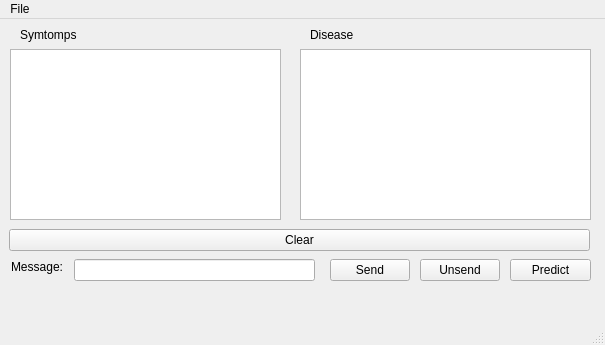
<?xml version="1.0" encoding="UTF-8"?>
<ui version="4.0">
 <class>ChatMainWindow</class>
 <widget class="QMainWindow" name="ChatMainWindow">
  <property name="geometry">
   <rect>
    <x>0</x>
    <y>0</y>
    <width>605</width>
    <height>345</height>
   </rect>
  </property>
  <property name="windowTitle">
   <string>Qt D-Bus Chat</string>
  </property>
  <widget class="QWidget" name="centralwidget">
   <widget class="QPushButton" name="predictButton">
    <property name="geometry">
     <rect>
      <x>510</x>
      <y>240</y>
      <width>81</width>
      <height>22</height>
     </rect>
    </property>
    <property name="sizePolicy">
     <sizepolicy hsizetype="Minimum" vsizetype="Fixed">
      <horstretch>0</horstretch>
      <verstretch>0</verstretch>
     </sizepolicy>
    </property>
    <property name="toolTip">
     <string>Sends a message to other people</string>
    </property>
    <property name="whatsThis">
     <string/>
    </property>
    <property name="text">
     <string>Predict</string>
    </property>
   </widget>
   <widget class="QPushButton" name="unSendButton">
    <property name="geometry">
     <rect>
      <x>420</x>
      <y>240</y>
      <width>80</width>
      <height>22</height>
     </rect>
    </property>
    <property name="sizePolicy">
     <sizepolicy hsizetype="Minimum" vsizetype="Fixed">
      <horstretch>0</horstretch>
      <verstretch>0</verstretch>
     </sizepolicy>
    </property>
    <property name="toolTip">
     <string>Sends a message to other people</string>
    </property>
    <property name="whatsThis">
     <string/>
    </property>
    <property name="text">
     <string>Unsend</string>
    </property>
   </widget>
   <widget class="QTextBrowser" name="diseaseHistory">
    <property name="geometry">
     <rect>
      <x>300</x>
      <y>30</y>
      <width>291</width>
      <height>171</height>
     </rect>
    </property>
    <property name="acceptDrops">
     <bool>false</bool>
    </property>
    <property name="toolTip">
     <string>Messages sent and received from other users</string>
    </property>
    <property name="acceptRichText">
     <bool>true</bool>
    </property>
   </widget>
   <widget class="QPushButton" name="clearButton">
    <property name="geometry">
     <rect>
      <x>9</x>
      <y>210</y>
      <width>581</width>
      <height>22</height>
     </rect>
    </property>
    <property name="sizePolicy">
     <sizepolicy hsizetype="Minimum" vsizetype="Fixed">
      <horstretch>0</horstretch>
      <verstretch>0</verstretch>
     </sizepolicy>
    </property>
    <property name="toolTip">
     <string>Sends a message to other people</string>
    </property>
    <property name="whatsThis">
     <string/>
    </property>
    <property name="text">
     <string>Clear</string>
    </property>
   </widget>
   <widget class="QLabel" name="label_2">
    <property name="geometry">
     <rect>
      <x>20</x>
      <y>0</y>
      <width>261</width>
      <height>31</height>
     </rect>
    </property>
    <property name="text">
     <string>Symtomps</string>
    </property>
    <property name="buddy">
     <cstring>messageLineEdit</cstring>
    </property>
   </widget>
   <widget class="QLabel" name="label_3">
    <property name="geometry">
     <rect>
      <x>310</x>
      <y>0</y>
      <width>261</width>
      <height>31</height>
     </rect>
    </property>
    <property name="text">
     <string>Disease</string>
    </property>
    <property name="buddy">
     <cstring>messageLineEdit</cstring>
    </property>
   </widget>
   <widget class="QTextBrowser" name="chatHistory">
    <property name="geometry">
     <rect>
      <x>10</x>
      <y>30</y>
      <width>271</width>
      <height>171</height>
     </rect>
    </property>
    <property name="acceptDrops">
     <bool>false</bool>
    </property>
    <property name="toolTip">
     <string>Messages sent and received from other users</string>
    </property>
    <property name="acceptRichText">
     <bool>true</bool>
    </property>
   </widget>
   <widget class="QLabel" name="label">
    <property name="geometry">
     <rect>
      <x>11</x>
      <y>240</y>
      <width>57</width>
      <height>16</height>
     </rect>
    </property>
    <property name="text">
     <string>Message:</string>
    </property>
    <property name="buddy">
     <cstring>messageLineEdit</cstring>
    </property>
   </widget>
   <widget class="QLineEdit" name="messageLineEdit">
    <property name="geometry">
     <rect>
      <x>74</x>
      <y>240</y>
      <width>241</width>
      <height>22</height>
     </rect>
    </property>
   </widget>
   <widget class="QPushButton" name="sendButton">
    <property name="geometry">
     <rect>
      <x>330</x>
      <y>240</y>
      <width>80</width>
      <height>22</height>
     </rect>
    </property>
    <property name="sizePolicy">
     <sizepolicy hsizetype="Minimum" vsizetype="Fixed">
      <horstretch>0</horstretch>
      <verstretch>0</verstretch>
     </sizepolicy>
    </property>
    <property name="toolTip">
     <string>Sends a message to other people</string>
    </property>
    <property name="whatsThis">
     <string/>
    </property>
    <property name="text">
     <string>Send</string>
    </property>
   </widget>
   <zorder>chatHistory</zorder>
   <zorder>messageLineEdit</zorder>
   <zorder>sendButton</zorder>
   <zorder>label</zorder>
   <zorder>predictButton</zorder>
   <zorder>unSendButton</zorder>
   <zorder>diseaseHistory</zorder>
   <zorder>clearButton</zorder>
   <zorder>label_2</zorder>
   <zorder>label_3</zorder>
  </widget>
  <widget class="QMenuBar" name="menubar">
   <property name="geometry">
    <rect>
     <x>0</x>
     <y>0</y>
     <width>605</width>
     <height>19</height>
    </rect>
   </property>
   <widget class="QMenu" name="menuFile">
    <property name="title">
     <string>File</string>
    </property>
    <addaction name="separator"/>
    <addaction name="actionQuit"/>
   </widget>
   <addaction name="menuFile"/>
  </widget>
  <widget class="QStatusBar" name="statusbar"/>
  <action name="actionQuit">
   <property name="text">
    <string>Quit</string>
   </property>
   <property name="shortcut">
    <string>Ctrl+Q</string>
   </property>
  </action>
  <action name="actionAboutQt">
   <property name="text">
    <string>About Qt...</string>
   </property>
  </action>
  <action name="actionChangeNickname">
   <property name="text">
    <string>Change nickname...</string>
   </property>
   <property name="shortcut">
    <string>Ctrl+N</string>
   </property>
  </action>
 </widget>
 <tabstops>
  <tabstop>chatHistory</tabstop>
  <tabstop>messageLineEdit</tabstop>
  <tabstop>sendButton</tabstop>
 </tabstops>
 <resources/>
 <connections>
  <connection>
   <sender>actionQuit</sender>
   <signal>triggered(bool)</signal>
   <receiver>ChatMainWindow</receiver>
   <slot>close()</slot>
   <hints>
    <hint type="sourcelabel">
     <x>-1</x>
     <y>-1</y>
    </hint>
    <hint type="destinationlabel">
     <x>399</x>
     <y>299</y>
    </hint>
   </hints>
  </connection>
  <connection>
   <sender>messageLineEdit</sender>
   <signal>returnPressed()</signal>
   <receiver>sendButton</receiver>
   <slot>animateClick()</slot>
   <hints>
    <hint type="sourcelabel">
     <x>299</x>
     <y>554</y>
    </hint>
    <hint type="destinationlabel">
     <x>744</x>
     <y>551</y>
    </hint>
   </hints>
  </connection>
 </connections>
</ui>
